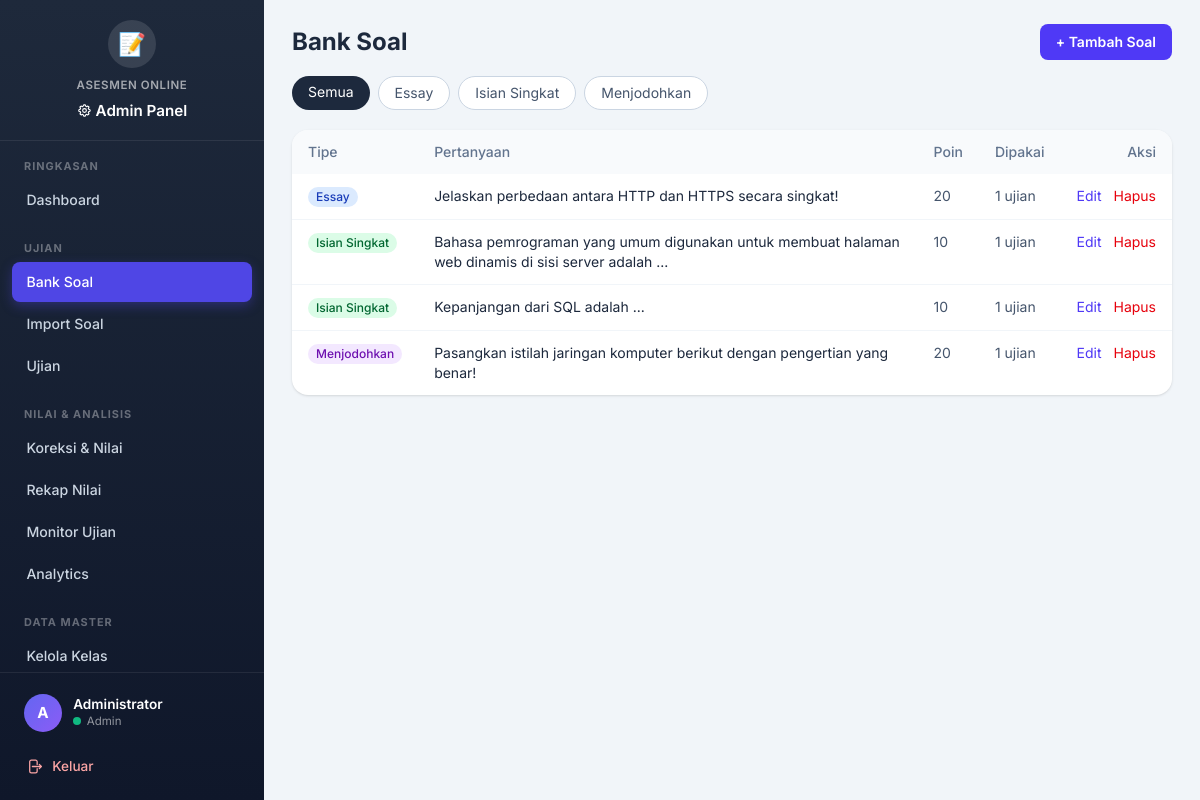
Page /admin/soal/index.php (signed in) on the committed database.
### tables this page shows
CREATE TABLE IF NOT EXISTS bank_soal (
  id INT AUTO_INCREMENT PRIMARY KEY,
  tipe ENUM('essay','isian','menjodohkan') NOT NULL,
  pertanyaan TEXT NOT NULL,
  kunci TEXT NULL,                  
  petunjuk TEXT NULL,               
  poin INT NOT NULL DEFAULT 10,
  created_at TIMESTAMP DEFAULT CURRENT_TIMESTAMP,
  updated_at TIMESTAMP DEFAULT CURRENT_TIMESTAMP ON UPDATE CURRENT_TIMESTAMP
);

### core/Database.php (called while the page is built, shortened)
<?php
class Database {
    private static $instance = null;
    private $conn;
    private function __construct() {
        $this->conn = new mysqli(DB_HOST, DB_USER, DB_PASS, DB_NAME);
        $this->conn->set_charset('utf8mb4');
        $this->conn->query("SET time_zone = '+07:00'");
    }
    public static function getInstance() {
        if (self::$instance === null) {
            self::$instance = new Database();
        }
        return self::$instance;
    }
    public function getConnection() {
        return $this->conn;
    }
}
function db() {
    return Database::getInstance()->getConnection();
}

### admin/soal/index.php (the view, shortened to what this page needs)
<?php
$tipe = $_GET['tipe'] ?? '';
$tipe_filter = in_array($tipe, ['essay', 'isian', 'menjodohkan']) ? $tipe : '';
$sql = "SELECT b.*, (SELECT COUNT(*) FROM ujian_soal us WHERE us.id_soal = b.id) AS dipakai
        FROM bank_soal b ";
$sql .= "ORDER BY b.tipe, b.id DESC";
$soal = db()->query($sql)->fetch_all(MYSQLI_ASSOC);
require __DIR__ . '/../../views/layout_admin_top.php';
?>
<div class="flex items-center justify-between">
  <h1 class="text-2xl font-bold text-slate-800">Bank Soal</h1>
  <a href="tambah.php" class="rounded-lg bg-indigo-600 px-4 py-2 text-sm font-semibold text-white hover:bg-indigo-700">+ Tambah Soal</a>
</div>
<div class="mt-4 flex flex-wrap gap-2 text-sm">
  <a href="index.php" class="rounded-full px-4 py-1.5 <?= $tipe_filter === '' ? 'bg-slate-800 text-white' : 'bg-white text-slate-600 border border-slate-300' ?>">Semua</a>
  <?php foreach (['essay', 'isian', 'menjodohkan'] as $t): ?>
    <a href="index.php?tipe=<?= $t ?>" class="rounded-full px-4 py-1.5 <?= $tipe_filter === $t ? 'bg-slate-800 text-white' : 'bg-white text-slate-600 border border-slate-300' ?>">
      <?= e(tipe_soal_label($t)) ?>
    </a>
  <?php endforeach; ?>
</div>
<div class="mt-5 overflow-hidden rounded-2xl bg-white shadow">
  <table class="w-full text-left text-sm">
    <thead class="bg-slate-50 text-slate-500">
      <tr>
        <th class="px-4 py-3 font-medium">Tipe</th>
        <th class="px-4 py-3 font-medium">Pertanyaan</th>
        <th class="px-4 py-3 font-medium">Poin</th>
        <th class="px-4 py-3 font-medium">Dipakai</th>
        <th class="px-4 py-3 font-medium text-right">Aksi</th>
      </tr>
    </thead>
    <tbody class="divide-y divide-slate-100">
      <?php foreach ($soal as $s): ?>
        <tr class="align-top hover:bg-slate-50">
          <td class="px-4 py-3 whitespace-nowrap"><?= tipe_soal_badge($s['tipe']) ?></td>
          <td class="px-4 py-3 text-slate-800"><?= e(mb_strimwidth(strip_tags($s['pertanyaan']), 0, 100, '...')) ?></td>
          <td class="px-4 py-3 text-slate-600"><?= (int)$s['poin'] ?></td>
          <td class="px-4 py-3 text-slate-600"><?= (int)$s['dipakai'] ?> ujian</td>
          <td class="px-4 py-3 text-right whitespace-nowrap space-x-2">
            <a href="edit.php?id=<?= $s['id'] ?>" class="text-indigo-600 hover:underline">Edit</a>
            <a href="hapus.php?id=<?= $s['id'] ?>" class="text-red-600 hover:underline" onclick="return confirm('Hapus soal ini? Dihapus dari bank soal (tidak menghapus jawaban ujian lama).')">Hapus</a>
          </td>
        </tr>
      <?php endforeach; ?>
    </tbody>
  </table>
</div>
<?php require __DIR__ . '/../../views/layout_admin_bottom.php'; ?>

### core/functions.php (shortened to what this page needs)
<?php
require_once __DIR__ . '/Database.php';
function e($value) {
    return htmlspecialchars((string)$value, ENT_QUOTES, 'UTF-8');
}
function tipe_soal_label($tipe) {
    $map = ['essay' => 'Essay', 'isian' => 'Isian Singkat', 'menjodohkan' => 'Menjodohkan'];
    return $map[$tipe] ?? $tipe;
}
function tipe_soal_badge($tipe) {
    $warna = ['essay' => 'bg-blue-100 text-blue-800', 'isian' => 'bg-green-100 text-green-800', 'menjodohkan' => 'bg-purple-100 text-purple-800'];
    $c = $warna[$tipe] ?? 'bg-gray-100 text-gray-800';
    return '<span class="inline-flex items-center px-2 py-0.5 rounded-full text-xs font-medium ' . $c . '">' . e(tipe_soal_label($tipe)) . '</span>';
}

### assets/css/theme.css (style rules this page uses)
:root { --primary: #4f46e5; --primary-hover: #4338ca; --primary-light: #eef2ff; --secondary: #64748b; --success: #10b981; --success-light: #d1fae5; --warning: #f59e0b; --warning-light: #fef3c7; --danger: #ef4444; --danger-light: #fee2e2; --info: #3b82f6; --info-light: #dbeafe; --dark: #1e293b; --light: #f8fafc; --border: #e2e8f0; --sidebar-width: 264px; --sidebar-bg: linear-gradient(180deg, #1e293b 0%, #0f172a 100%); --card-shadow: 0 1px 3px rgba(0,0,0,0.06), 0 1px 2px rgba(0,0,0,0.04); --card-hover-shadow: 0 10px 25px rgba(0,0,0,0.10); --radius: 12px; --radius-sm: 8px; --font: 'Inter', system-ui, -apple-system, sans-serif; --transition: 0.2s ease; }
* { font-family: var(--font); }
body { font-size: 16px; line-height: 1.6; }

### rows in the picture
bank_soal: tipe "Essay", pertanyaan "Jelaskan perbedaan antara HTTP dan HTTPS secara singkat!", poin "20", dipakai "1"
bank_soal: tipe "Isian Singkat", pertanyaan "Bahasa pemrograman yang umum digunakan untuk membuat halaman web dinamis di sisi server adalah ...", poin "10", dipakai "1"
bank_soal: tipe "Isian Singkat", pertanyaan "Kepanjangan dari SQL adalah ...", poin "10", dipakai "1"
bank_soal: tipe "Menjodohkan", pertanyaan "Pasangkan istilah jaringan komputer berikut dengan pengertian yang benar!", poin "20", dipakai "1"

### other values in the picture
$section['label'] "RINGKASAN"
$item['label'] "Dashboard"
$section['label'] "UJIAN"
$item['label'] "Bank Soal"
$item['label'] "Import Soal"
$item['label'] "Ujian"
$section['label'] "NILAI & ANALISIS"
$item['label'] "Koreksi & Nilai"
$item['label'] "Rekap Nilai"
$item['label'] "Monitor Ujian"
$item['label'] "Analytics"
$section['label'] "DATA MASTER"
$item['label'] "Kelola Kelas"
$admin_avatar "A"
$admin_nama "Administrator"
